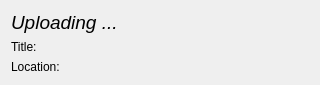
<?xml version="1.0" encoding="UTF-8"?>
<ui version="4.0">
 <class>Dialog</class>
 <widget class="QDialog" name="Dialog">
  <property name="geometry">
   <rect>
    <x>0</x>
    <y>0</y>
    <width>320</width>
    <height>83</height>
   </rect>
  </property>
  <property name="windowTitle">
   <string>Upload Status</string>
  </property>
  <layout class="QGridLayout" name="gridLayout">
   <item row="0" column="0">
    <layout class="QVBoxLayout" name="verticalLayout_2">
     <item>
      <widget class="QLabel" name="lbStatus">
       <property name="text">
        <string>&lt;html&gt;&lt;head/&gt;&lt;body&gt;&lt;p&gt;&lt;span style=&quot; font-size:14pt; font-style:italic;&quot;&gt;Uploading ...&lt;/span&gt;&lt;/p&gt;&lt;/body&gt;&lt;/html&gt;</string>
       </property>
      </widget>
     </item>
     <item>
      <layout class="QVBoxLayout" name="verticalLayout">
       <item>
        <widget class="QLabel" name="lbTitle">
         <property name="text">
          <string>Title: </string>
         </property>
        </widget>
       </item>
       <item>
        <widget class="QLabel" name="lbLocation">
         <property name="text">
          <string>Location:</string>
         </property>
        </widget>
       </item>
      </layout>
     </item>
    </layout>
   </item>
  </layout>
 </widget>
 <resources/>
 <connections/>
</ui>
